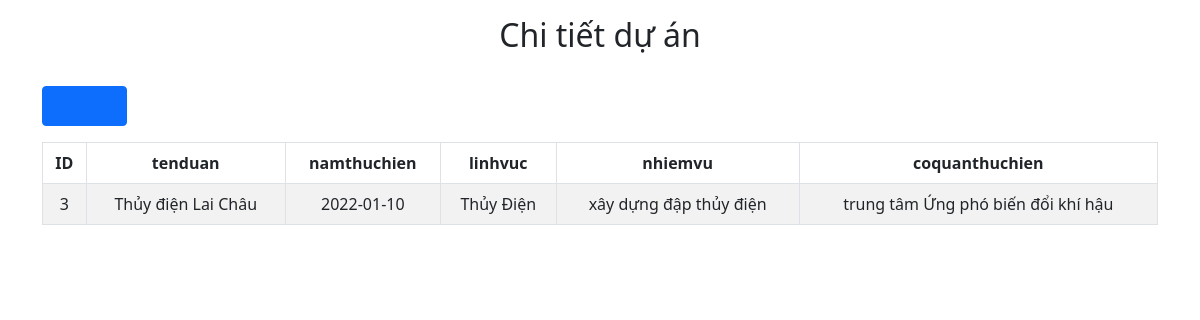
/index.php?controller=manage&action=detail&id=3, run on the app's committed database.
### tables this page shows
CREATE TABLE `duan` (
  `maduan` int(11) NOT NULL,
  `tenduan` varchar(100) DEFAULT NULL,
  `namthuchien` date DEFAULT NULL,
  `linhvuc` varchar(100) DEFAULT NULL,
  `nhiemvu` varchar(1000) DEFAULT NULL,
  `coquanthuchien` varchar(100) DEFAULT NULL
);

### src/controller/ManageController.php (called while the page is built, shortened)
<?php
    require_once 'src/models/ManageModels.php';
    class ManageController {
        public function detail() {
            $id = $_GET['id'];
            $bloods  = new Blood();
            $blood = $bloods->getBloodById($id);
            require_once("src/views/manage/detail.php");
        }
    }
?>

### index.php (called while the page is built, shortened)
<?php
$action = isset($_GET['action']) ? $_GET['action'] : 'index';
$object = new $classController();
    $object->$action();
?>

### src/models/ManageModels.php (called while the page is built, shortened)
<?php
    class Blood {
        public function connectDb() {
            $connection = mysqli_connect(DB_HOST,DB_USERNAME, DB_PASSWORD, DB_NAME);
            return $connection;
        }
        public function getBloodById($id = null) {
            $connection = $this->connectDb();
            $querySelect = "SELECT * FROM duan WHERE maduan=$id";
            $results = mysqli_query($connection, $querySelect);
            $blood = [];
            if (mysqli_num_rows($results) > 0) {
                $bloods = mysqli_fetch_all($results, MYSQLI_ASSOC);
                $blood = $bloods[0];
            }
            return $blood;
        }
    }
 ?>

### src/views/manage/detail.php (the view, shortened to what this page needs)
<!DOCTYPE html>
<html lang="en">
<head>
    <link href="https://cdn.jsdelivr.net/npm/bootstrap@5.0.2/dist/css/bootstrap.min.css" rel="stylesheet">
</head>
<body>
    <div class="container contact">
    <h2 class="text-center my-3">Chi tiết dự án</h2>
    <button class="btn btn-primary my-3">
        <a href="index.php?controller=manage&action=index">Home</a>
    </button>
    <div class="">
        <table id="recordListing" class="table text-center table-bordered table-striped">
            <thead>
                <tr>
                    <th>ID</th>
                    <th>tenduan</th>
                    <th>namthuchien</th>
                    <th>linhvuc</th>
                    <th>nhiemvu</th>
                    <th>coquanthuchien</th>
                </tr>
            </thead>
            <?php if (!empty($blood)): ?>
            <tr>
                <td><?php echo $blood['maduan'] ?></td>
                <td><?php echo $blood['tenduan'] ?></td>
                <td><?php echo $blood['namthuchien'] ?></td>
                <td><?php echo $blood['linhvuc'] ?></td>
                <td><?php echo $blood['nhiemvu'] ?></td>
                <td><?php echo $blood['coquanthuchien'] ?></td>
            <?php else: ?>
            <tr>
                <td colspan="2">KHông có dữ liệu</td>
            </tr>
            <?php endif; ?>
        </table>
    </div>
</body>
</html>

### src/views/manage/detail.php (style rules this page uses)
a { display: inline-block; text-decoration: none; font-size: 20px; font-weight: bold; line-height: 25px; }

### data on the page
duan: maduan "3", tenduan "Thủy điện Lai Châu", namthuchien "2022-01-10", linhvuc "Thủy Điện", nhiemvu "xây dựng đập thủy điện", coquanthuchien "trung tâm Ứng phó biến đổi khí hậu"
